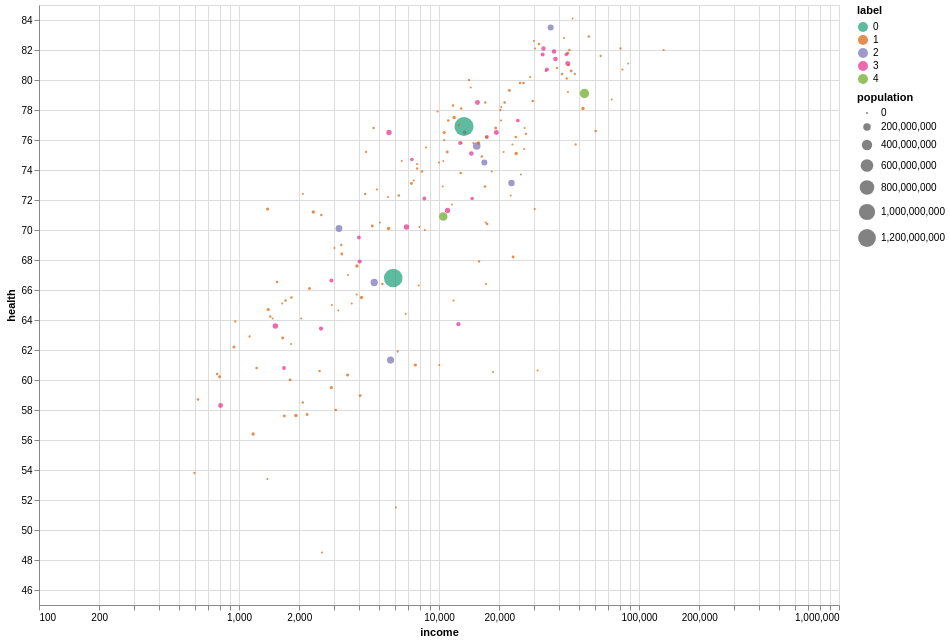

Write notebook code for a chart like this one.
### Code cell
(
    alt.Chart(gapminder)
    .mark_circle()
    .encode(
        alt.X("income:Q", scale=alt.Scale(type="log")),
        alt.Y("health:Q", scale=alt.Scale(zero=False)),
        size="population:Q",
        color=alt.Color("label:N", scale=alt.Scale(scheme="dark2")),
        tooltip=list(gapminder.columns),
    )
    .properties(width=800, height=600)
    .interactive()
)

### Figure 1 — Vega-Lite specification as saved in the notebook (floating-point values rounded to 4 significant figures; data arrays with more than 128 entries replaced by an {"elided": "..."} marker saying what was removed)
{"config": {"view": {"continuousWidth": 300, "continuousHeight": 300}}, "data": {"name": "data-1f9bc47cf6470af7aa1a57b27861f2b1"}, "mark": {"type": "circle"}, "encoding": {"color": {"field": "label", "scale": {"scheme": "dark2"}, "type": "nominal"}, "size": {"field": "population", "type": "quantitative"}, "tooltip": [{"field": "country", "type": "nominal"}, {"field": "income", "type": "quantitative"}, {"field": "health", "type": "quantitative"}, {"field": "population", "type": "quantitative"}, {"field": "label", "type": "quantitative"}], "x": {"field": "income", "scale": {"type": "log"}, "type": "quantitative"}, "y": {"field": "health", "scale": {"zero": false}, "type": "quantitative"}}, "height": 600, "params": [{"name": "param_3", "select": {"type": "interval", "encodings": ["x", "y"]}, "bind": "scales"}], "width": 800, "$schema": "https://vega.github.io/schema/vega-lite/v5.20.1.json", "datasets": {"data-1f9bc47cf6470af7aa1a57b27861f2b1": {"elided": "187 records"}}}
